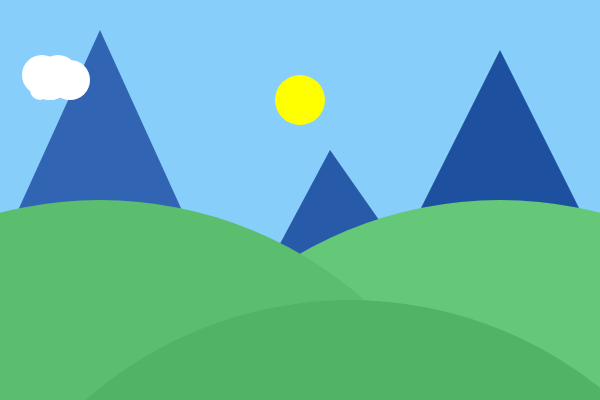
Frame 1 (no input)
Frame 60 (no input): identical to frame 1, image omitted
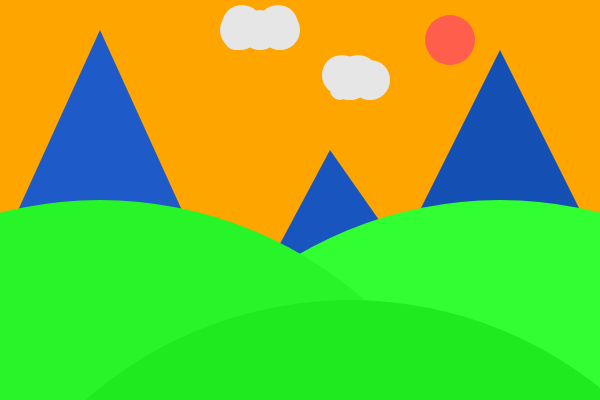
Frame 120 (the mouse pressed at the canvas centre since frame 60)

The p5.js sketch that drew these frames (run headless with seeded random() and noise() and a simulated clock; from frame 60 on, the mouse is pressed at the canvas centre):

// p5.js sketch
// ── sketch.js
// Project Title
// Gary Wang
// Feb. 12th, 2025
// Interactive Scene
// Gary Wang
// Feb, 18th, 2025
//
//Different views at outdoors. (mountains, hills, the Sun, the Moon, clouds...)

let currentBack=0;//the view starts in the morning
function setup() {
  createCanvas(600, 400);//display size
}

function draw() {// codes are all in functions
  background(200);
  drawbackground();
  drawCloud();
}
function mousePressed(){
  currentBack = currentBack+1;// when the left mouse is clicked
  if (currentBack >3){        //the "currentBack" variable changes
    currentBack = 0;         //the "currentBack"will not count to 4,it will reset to 0
  }
}


function drawbackground(){
  //no stroke for these shapes
  noStroke();
  if (currentBack=== 0){ //what is the view looks like when it's in the morning?(currentBack 0)
    background(135, 206, 250);//blue sky(great view)
    //mountains
    fill(50, 100, 180);
    triangle(100, 30, 0, 250, 200, 250);
    fill(30, 80, 160);
    triangle(500, 50, 600, 250, 400, 250);
    fill(40, 90, 170);
    triangle(330, 150, 400, 250, 250, 300);
    //some hills
    fill(100, 200, 120);
    circle(500, 600, 800);
    fill(90, 190, 110);
    circle(100, 600, 800);
    fill(80, 180, 100);
    circle(350, 700, 800);
    //sun in the morning
    fill(255, 255, 0);
    circle(300,100, 50);
  }
  else if(currentBack === 1){//what is the view looks like when it's at noon?(currentBack 1)
    background(255, 165, 0); //orange sky at noon, (hot and sunny)
    //mountains
    fill(30, 90, 200);
    triangle(100, 30, 0, 250, 200, 250);
    fill(20, 80, 180);
    triangle(500, 50, 600, 250, 400, 250);
    fill(25, 85, 190);
    triangle(330, 150, 400, 250, 250, 300);
    //some hills
    fill(50, 255, 50);
    circle(500, 600, 800);
    fill(40, 245, 40);
    circle(100, 600, 800);
    fill(30, 235, 30);
    circle(350, 700, 800);
    //sun at noon
    fill(255, 94, 77);
    circle(450,40, 50);
  }
  else if(currentBack === 2){//what is the view looks like when it's at night?(currentBack 2)
    background(50, 50, 50);//dark sky at night
    //mountains
    fill(20, 60, 120);
    triangle(100, 30, 0, 250, 200, 250);
    fill(10, 50, 100);
    triangle(500, 50, 600, 250, 400, 250);
    fill(15, 55, 110);
    triangle(330, 150, 400, 250, 250, 300);
    //some hills
    fill(10, 120, 50);
    circle(500, 600, 800);
    fill(10, 110, 40);
    circle(100, 600, 800);
    fill(5, 100, 30);
    circle(350, 700, 800);
    //Moon
    fill(200,200,225)
    circle(150,40, 50);
  }
  else if(currentBack === 3){//what is the view looks like when it's in the early morning?(currentBack 3)
    background(0, 255, 127);//green-yellow sky
    //sun in the very early moring
    fill(255, 223, 186);
    circle(200,200, 50);
    //mountains
    fill(40, 70, 140);
    triangle(100, 30, 0, 250, 200, 250);
    fill(30, 60, 120);
    triangle(500, 50, 600, 250, 400, 250);
    fill(35, 65, 130);
    triangle(330, 150, 400, 250, 250, 300);
    //some hills
    fill(80, 150, 90);
    circle(500, 600, 800);
    fill(70, 140, 80);
    circle(100, 600, 800);
    fill(60, 130, 70);
    circle(350, 700, 800);
  }
}
function drawCloud(){
  if (currentBack===0){//different colors in different situations
    fill(255,255,255);
  }
  else if (currentBack===1){
    fill(230,230,230);
  }
  else if (currentBack===2){
    fill(150,150,150);
  }
  else if (currentBack===3){
    fill(100,100,120);
  }
  //first cloud
  circle(mouseX-60, 30, 40);//"mouseX" allow the clouds follow the mouse's X axis change
  circle(mouseX-20, 30, 40);
  circle(mouseX-40, 30, 40);
  circle(mouseX-65, 40, 20);
  circle(mouseX-58, 25, 40);
  circle(mouseX-22, 25, 40);
  //second cloud
  circle(mouseX+50, 80, 40);
  circle(mouseX+70, 80, 40);
  circle(mouseX+50, 80, 40);
  circle(mouseX+40, 90, 20);
  circle(mouseX+42, 75, 40);
  circle(mouseX+58, 75, 40);
}
